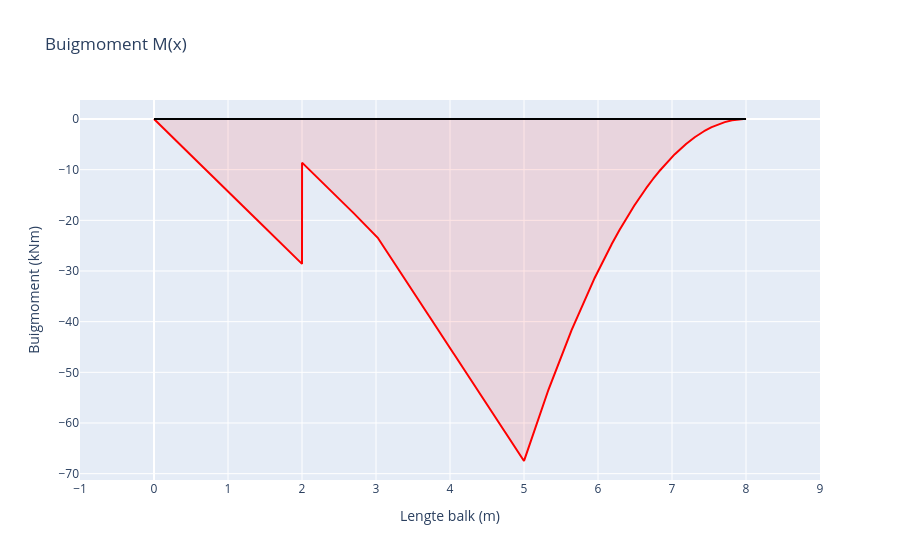

Source (notebook cell):
### Markdown cell above
## Buigmomentgrafiek

### Code cell
layout = go.Layout(
    title="Buigmoment M(x)",
    xaxis=dict(dtick=1,title="Lengte balk (m)", range=[-1, lengteBalk+1]),
    yaxis=dict(title="Buigmoment (kNm)"),
    showlegend=False
)

line = go.Scatter(
    x=X,
    y= sum(bendingMoment),
    mode='lines',
    name='Buigmoment (kNm)',
    fill = 'tonexty',
    line_color='red',
    fillcolor='rgba(255,0,0,0.1)'
)

axis = go.Scatter(
    x= [0,lengteBalk],
    y= [0,0],
    mode='lines',
    line_color='black'
)

fig= go.Figure(data=[line, axis], layout=layout)
fig.show()

### Figure 1 — Plotly figure (JSON) as saved in the notebook; plotly's stock layout.template omitted (floating-point values rounded to 4 significant figures; data arrays with more than 128 entries replaced by an {"elided": "..."} marker saying what was removed)
{"data": [{"fill": "tonexty", "fillcolor": "rgba(255,0,0,0.1)", "line": {"color": "red"}, "mode": "lines", "name": "Buigmoment (kNm)", "type": "scatter", "x": {"elided": "10002 float values"}, "y": {"elided": "10002 float values"}}, {"line": {"color": "black"}, "mode": "lines", "type": "scatter", "x": [0, 8], "y": [0, 0]}], "layout": {"autosize": true, "showlegend": false, "title": {"text": "Buigmoment M(x)"}, "xaxis": {"dtick": 1, "range": [-1, 9], "title": {"text": "Lengte balk (m)"}, "type": "linear"}, "yaxis": {"autorange": true, "range": [-71.25, 3.75], "title": {"text": "Buigmoment (kNm)"}, "type": "linear"}}}
